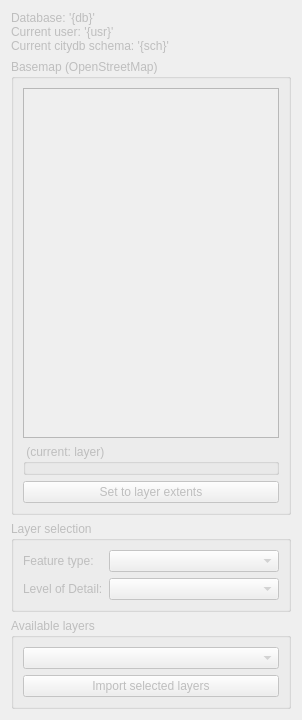
     <widget class="QWidget" name="tabLayers">
      <property name="enabled">
       <bool>false</bool>
      </property>
      <property name="sizePolicy">
       <sizepolicy hsizetype="Preferred" vsizetype="MinimumExpanding">
        <horstretch>0</horstretch>
        <verstretch>0</verstretch>
       </sizepolicy>
      </property>
      <property name="maximumSize">
       <size>
        <width>16777215</width>
        <height>1000</height>
       </size>
      </property>
      <attribute name="icon">
       <iconset>
        <normaloff>../../../../../../../../../../../../../icons/layers.svg</normaloff>../../../../../../../../../../../../../icons/layers.svg</iconset>
      </attribute>
      <attribute name="title">
       <string>Layers</string>
      </attribute>
      <layout class="QVBoxLayout" name="vLayoutLayers">
       <item>
        <widget class="QLabel" name="lblInfoText">
         <property name="enabled">
          <bool>false</bool>
         </property>
         <property name="sizePolicy">
          <sizepolicy hsizetype="MinimumExpanding" vsizetype="Maximum">
           <horstretch>0</horstretch>
           <verstretch>0</verstretch>
          </sizepolicy>
         </property>
         <property name="text">
          <string>Database: '{db}'
Current user: '{usr}'
Current citydb schema: '{sch}'</string>
         </property>
        </widget>
       </item>
       <item>
        <widget class="QGroupBox" name="gbxBasemapL">
         <property name="enabled">
          <bool>false</bool>
         </property>
         <property name="sizePolicy">
          <sizepolicy hsizetype="MinimumExpanding" vsizetype="Preferred">
           <horstretch>0</horstretch>
           <verstretch>0</verstretch>
          </sizepolicy>
         </property>
         <property name="minimumSize">
          <size>
           <width>0</width>
           <height>0</height>
          </size>
         </property>
         <property name="maximumSize">
          <size>
           <width>16777215</width>
           <height>16777215</height>
          </size>
         </property>
         <property name="title">
          <string>Basemap (OpenStreetMap)</string>
         </property>
         <layout class="QVBoxLayout" name="vLayoutBasemapL">
          <property name="sizeConstraint">
           <enum>QLayout::SetDefaultConstraint</enum>
          </property>
          <item>
           <widget class="QGraphicsView" name="gvCanvasL">
            <property name="minimumSize">
             <size>
              <width>0</width>
              <height>350</height>
             </size>
            </property>
            <property name="toolTip">
             <string>&lt;html&gt;&lt;head/&gt;&lt;body&gt;&lt;p&gt;&lt;span style=&quot; font-weight:600; color:#000000;&quot;&gt;Black box&lt;/span&gt;: Extents of all data in the selected citydb schema&lt;/p&gt;&lt;p&gt;&lt;span style=&quot; font-weight:600; color:#0000ff;&quot;&gt;Blue box&lt;/span&gt;: Extents of the area for which layers will be created for QGIS&lt;/p&gt;&lt;p&gt;&lt;span style=&quot; font-weight:600; color:#00aa00;&quot;&gt;Green box&lt;/span&gt;: Extents of the area for which data will be imported into the QGIS project&lt;/p&gt;&lt;/body&gt;&lt;/html&gt;</string>
            </property>
           </widget>
          </item>
          <item>
           <widget class="QgsExtentGroupBox" name="qgbxExtentsL">
            <property name="enabled">
             <bool>false</bool>
            </property>
            <property name="sizePolicy">
             <sizepolicy hsizetype="MinimumExpanding" vsizetype="Maximum">
              <horstretch>0</horstretch>
              <verstretch>0</verstretch>
             </sizepolicy>
            </property>
            <property name="minimumSize">
             <size>
              <width>0</width>
              <height>0</height>
             </size>
            </property>
            <property name="focusPolicy">
             <enum>Qt::ClickFocus</enum>
            </property>
            <property name="contextMenuPolicy">
             <enum>Qt::DefaultContextMenu</enum>
            </property>
            <property name="autoFillBackground">
             <bool>false</bool>
            </property>
            <property name="title">
             <string> (current: layer)</string>
            </property>
            <property name="flat">
             <bool>false</bool>
            </property>
            <property name="checkable">
             <bool>false</bool>
            </property>
            <property name="collapsed">
             <bool>false</bool>
            </property>
            <property name="saveCollapsedState">
             <bool>true</bool>
            </property>
            <property name="titleBase">
             <string/>
            </property>
           </widget>
          </item>
          <item>
           <widget class="QPushButton" name="btnLayerExtentsL">
            <property name="sizePolicy">
             <sizepolicy hsizetype="MinimumExpanding" vsizetype="Fixed">
              <horstretch>0</horstretch>
              <verstretch>0</verstretch>
             </sizepolicy>
            </property>
            <property name="toolTip">
             <string>&lt;html&gt;&lt;head/&gt;&lt;body&gt;&lt;p&gt;Define the extents of the QGIS project area (&lt;span style=&quot; font-weight:600; color:#00aa00;&quot;&gt;green box&lt;/span&gt;) to be the same of the layer extents (&lt;span style=&quot; font-weight:600; color:#0000ff;&quot;&gt;blue box&lt;/span&gt;)&lt;/p&gt;&lt;/body&gt;&lt;/html&gt;</string>
            </property>
            <property name="text">
             <string>Set to layer extents</string>
            </property>
           </widget>
          </item>
         </layout>
        </widget>
       </item>
       <item>
        <widget class="QGroupBox" name="gbxLayerSelection">
         <property name="enabled">
          <bool>false</bool>
         </property>
         <property name="sizePolicy">
          <sizepolicy hsizetype="MinimumExpanding" vsizetype="Maximum">
           <horstretch>0</horstretch>
           <verstretch>0</verstretch>
          </sizepolicy>
         </property>
         <property name="toolTip">
          <string>&lt;html&gt;&lt;head/&gt;&lt;body&gt;&lt;p&gt;Layers will be shown only for available data within the &lt;span style=&quot; font-weight:600; color:#00aa00;&quot;&gt;green box&lt;/span&gt;&lt;/p&gt;&lt;/body&gt;&lt;/html&gt;</string>
         </property>
         <property name="title">
          <string>Layer selection</string>
         </property>
         <layout class="QFormLayout" name="fLayoutLayerSelection">
          <item row="1" column="0">
           <widget class="QLabel" name="lblFeatureType">
            <property name="text">
             <string>Feature type:</string>
            </property>
           </widget>
          </item>
          <item row="1" column="1">
           <widget class="QComboBox" name="cbxFeatureType">
            <property name="toolTip">
             <string>&lt;html&gt;&lt;head/&gt;&lt;body&gt;&lt;p&gt;Only CityGML&lt;span style=&quot; font-weight:600;&quot;&gt; Feature types&lt;/span&gt; for data available within the &lt;span style=&quot; font-weight:600; color:#00aa00;&quot;&gt;green box&lt;/span&gt; are shown&lt;/p&gt;&lt;/body&gt;&lt;/html&gt;</string>
            </property>
            <property name="currentText">
             <string/>
            </property>
           </widget>
          </item>
          <item row="2" column="0">
           <widget class="QLabel" name="lblLod">
            <property name="text">
             <string>Level of Detail:</string>
            </property>
           </widget>
          </item>
          <item row="2" column="1">
           <widget class="QComboBox" name="cbxLod">
            <property name="toolTip">
             <string>&lt;html&gt;&lt;head/&gt;&lt;body&gt;&lt;p&gt;Only &lt;span style=&quot; font-weight:600;&quot;&gt;LoDs&lt;/span&gt; for data available within the &lt;span style=&quot; font-weight:600; color:#00aa00;&quot;&gt;green box&lt;/span&gt; are shown&lt;/p&gt;&lt;/body&gt;&lt;/html&gt;</string>
            </property>
           </widget>
          </item>
         </layout>
        </widget>
       </item>
       <item>
        <widget class="QGroupBox" name="gbxAvailableL">
         <property name="enabled">
          <bool>false</bool>
         </property>
         <property name="sizePolicy">
          <sizepolicy hsizetype="MinimumExpanding" vsizetype="Maximum">
           <horstretch>0</horstretch>
           <verstretch>0</verstretch>
          </sizepolicy>
         </property>
         <property name="toolTip">
          <string/>
         </property>
         <property name="title">
          <string>Available layers</string>
         </property>
         <layout class="QVBoxLayout" name="vLayoutAvailableL">
          <item>
           <widget class="QgsCheckableComboBox" name="ccbxLayers">
            <property name="sizePolicy">
             <sizepolicy hsizetype="Preferred" vsizetype="MinimumExpanding">
              <horstretch>0</horstretch>
              <verstretch>0</verstretch>
             </sizepolicy>
            </property>
            <property name="toolTip">
             <string>&lt;html&gt;&lt;head/&gt;&lt;body&gt;&lt;p&gt;Only&lt;span style=&quot; font-weight:600;&quot;&gt; layers&lt;/span&gt; for available data within the &lt;span style=&quot; font-weight:600; color:#00aa00;&quot;&gt;green box&lt;/span&gt; are shown&lt;/p&gt;&lt;/body&gt;&lt;/html&gt;</string>
            </property>
            <property name="currentText">
             <string>Select layer(s)</string>
            </property>
            <property name="maxVisibleItems">
             <number>20</number>
            </property>
            <property name="insertPolicy">
             <enum>QComboBox::InsertAtBottom</enum>
            </property>
            <property name="defaultText">
             <string>Select layer(s)</string>
            </property>
           </widget>
          </item>
          <item>
           <widget class="QPushButton" name="btnImport">
            <property name="enabled">
             <bool>false</bool>
            </property>
            <property name="sizePolicy">
             <sizepolicy hsizetype="MinimumExpanding" vsizetype="Maximum">
              <horstretch>0</horstretch>
              <verstretch>0</verstretch>
             </sizepolicy>
            </property>
            <property name="toolTip">
             <string>&lt;html&gt;&lt;head/&gt;&lt;body&gt;&lt;p&gt;Selected layers will be added to the Layer Tree in QGIS&lt;/p&gt;&lt;/body&gt;&lt;/html&gt;</string>
            </property>
            <property name="text">
             <string>Import selected layers</string>
            </property>
           </widget>
          </item>
         </layout>
        </widget>
       </item>
      </layout>
     </widget>
